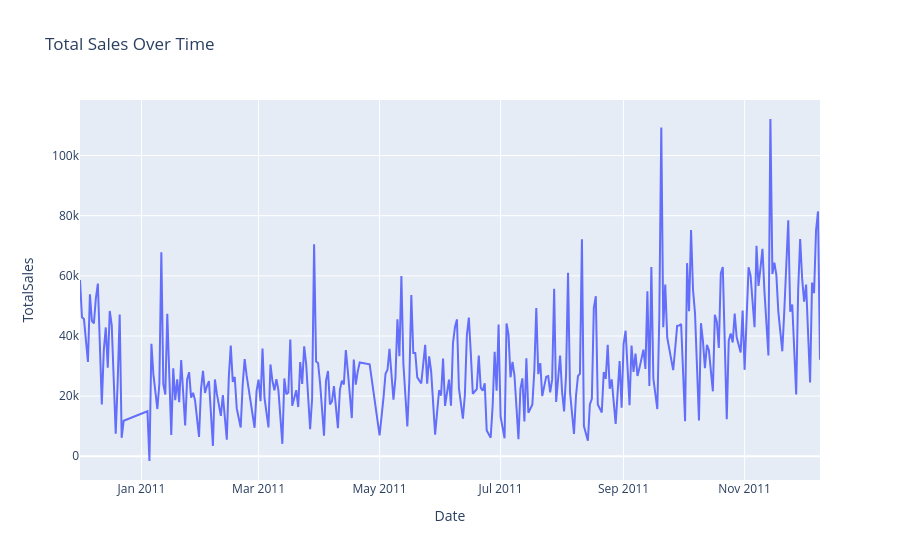

Notebook cell for this chart:
### Markdown cell above
## Sales over time

### Code cell
data['InvoiceDate'] = pd.to_datetime(data['InvoiceDate'])

data['TotalPrice'] = data['Quantity'] * data['UnitPrice']
sales_time = data.groupby(data['InvoiceDate'].dt.date)['TotalPrice'].sum().reset_index()
sales_time.columns = ['Date', 'TotalSales']

fig = px.line(sales_time, x='Date', y='TotalSales', title='Total Sales Over Time')
fig.show()

### Figure 1 — Plotly figure (JSON) as saved in the notebook; plotly's stock layout.template omitted (floating-point values rounded to 4 significant figures; data arrays with more than 128 entries replaced by an {"elided": "..."} marker saying what was removed)
{"data": [{"hovertemplate": "Date=%{x}<br>TotalSales=%{y}<extra></extra>", "legendgroup": "", "line": {"color": "#636efa", "dash": "solid"}, "marker": {"symbol": "circle"}, "mode": "lines", "name": "", "orientation": "v", "showlegend": false, "type": "scatter", "x": {"elided": "305 str values"}, "xaxis": "x", "y": {"elided": "305 float values"}, "yaxis": "y"}], "layout": {"legend": {"tracegroupgap": 0}, "title": {"text": "Total Sales Over Time"}, "xaxis": {"anchor": "y", "domain": [0, 1], "title": {"text": "Date"}}, "yaxis": {"anchor": "x", "domain": [0, 1], "title": {"text": "TotalSales"}}}}
